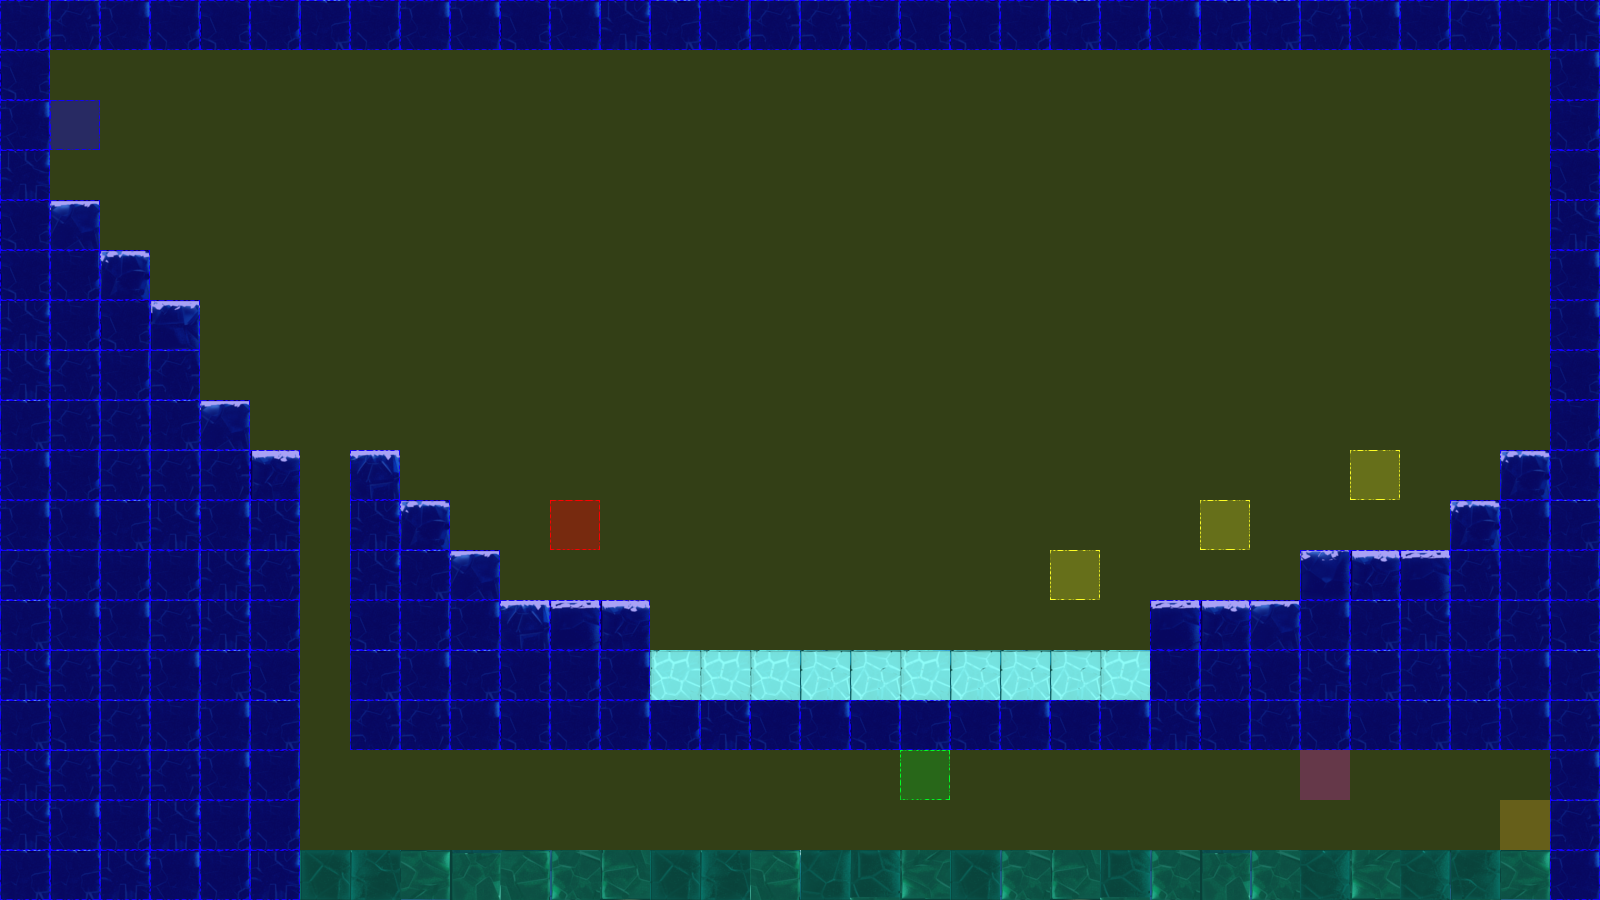

A level layout from a 2D game, rendered from its tile map. Below: a short description, then the map file with tile-grid data replaced by summaries:
An orthogonal 32x18 tile map with 50x50 px tiles, 3 tile layers (terrain, collision, event), 2 tilesets.

<map version="1.0" orientation="orthogonal" renderorder="left-up" width="32" height="18" tilewidth="50" tileheight="50" nextobjectid="3">
 <tileset firstgid="1" name="frozenPlainsTile" tilewidth="50" tileheight="50" tilecount="50" columns="10">
  <image source="tiles/iceTile.png" width="500" height="251" />
 </tileset>
 <tileset firstgid="51" name="collisionTile" tilewidth="50" tileheight="50" tilecount="12" columns="3">
  <image source="tiles/collisionTile.png" width="150" height="200" />
 </tileset>
 <layer name="terrain" width="32" height="18">
  <data>[576 cells, 225 non-empty, 27 distinct tile ids]</data>
 </layer>
 <layer name="collision" width="32" height="18">
  <data>[576 cells, 576 non-empty, 3 distinct tile ids]</data>
 </layer>
 <layer name="event" width="32" height="18">
  <data>[576 cells, 8 non-empty, 6 distinct tile ids]</data>
 </layer>
</map>
